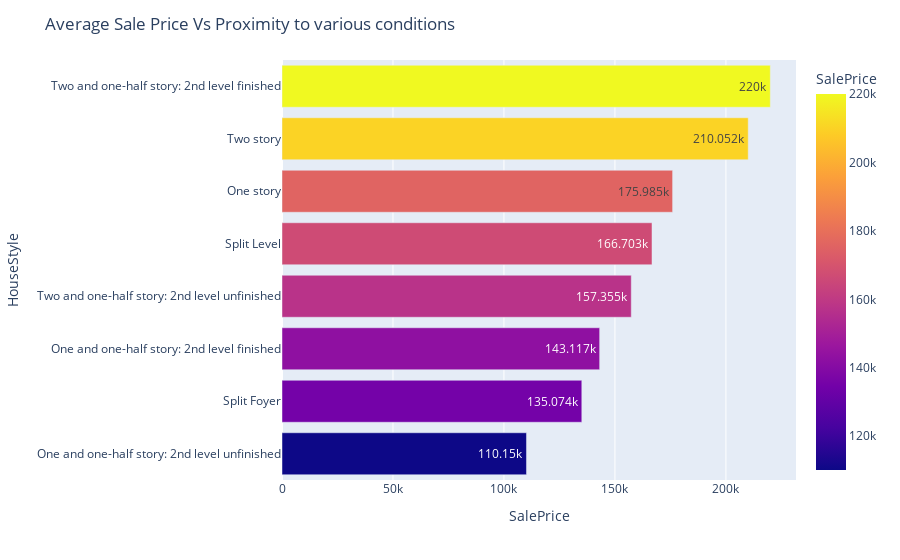

The code cell stored with this chart in its notebook:
### Code cell
var = 'HouseStyle'
group = train.groupby(var)['SalePrice'].mean().round().sort_values().reset_index()
group[var] = get_description(*group[var])
fig = px.bar(group, y=var, x='SalePrice', color='SalePrice', orientation='h', text_auto=True)
fig.update_layout(title='Average Sale Price Vs House Stype [HouseStyle]')

### Figure 1 — Plotly figure (JSON) as saved in the notebook; plotly's stock layout.template omitted (floating-point values rounded to 4 significant figures)
{"data": [{"alignmentgroup": "True", "hovertemplate": "SalePrice=%{marker.color}<br>HouseStyle=%{y}<extra></extra>", "legendgroup": "", "marker": {"color": [110150, 135074, 143117, 157355, 166703, 175985, 210052, 220000], "coloraxis": "coloraxis", "pattern": {"shape": ""}}, "name": "", "offsetgroup": "", "orientation": "h", "showlegend": false, "textposition": "auto", "texttemplate": "%{x}", "type": "bar", "x": [110150, 135074, 143117, 157355, 166703, 175985, 210052, 220000], "xaxis": "x", "y": ["One and one-half story: 2nd level unfinished", "Split Foyer", "One and one-half story: 2nd level finished", "Two and one-half story: 2nd level unfinished", "Split Level", "One story", "Two story", "Two and one-half story: 2nd level finished"], "yaxis": "y"}], "layout": {"barmode": "relative", "coloraxis": {"colorbar": {"title": {"text": "SalePrice"}}, "colorscale": [[0, "#0d0887"], [0.1111, "#46039f"], [0.2222, "#7201a8"], [0.3333, "#9c179e"], [0.4444, "#bd3786"], [0.5556, "#d8576b"], [0.6667, "#ed7953"], [0.7778, "#fb9f3a"], [0.8889, "#fdca26"], [1, "#f0f921"]]}, "legend": {"tracegroupgap": 0}, "margin": {"t": 60}, "title": {"text": "Average Sale Price Vs Proximity to various conditions"}, "xaxis": {"anchor": "y", "domain": [0, 1], "title": {"text": "SalePrice"}}, "yaxis": {"anchor": "x", "domain": [0, 1], "title": {"text": "HouseStyle"}}}}
